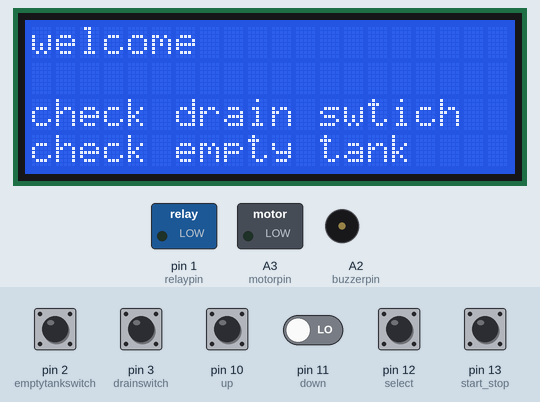
The sketch below on a simulated Arduino Uno, built with avr-gcc and run on an emulated ATmega328P. On the bench: 20×4 character LCD, switched loads named in the sketch (green lamp = pin HIGH), buzzer (waves = sounding, pin HIGH). Inputs (shaded band) come from the test bench; at power-on: pin 2 (emptytankswitch), pin 3 (drainswitch), pin 10 (up), pin 11 (down), pin 12 (select), pin 13 (start_stop) LOW.

Above: at 1.2 s.
1.3 s: pin 3 (drainswitch) pulled HIGH for 0.15 s
At 3.1 s:
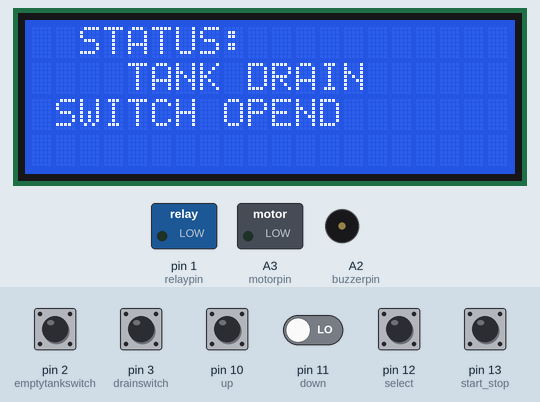
3.8 s: pin 2 (emptytankswitch) pulled HIGH for 0.15 s
At 6.0 s:
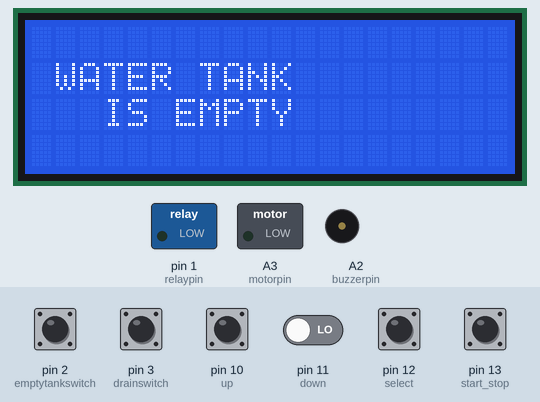
12.9 s: pin 11 (down) driven LOW
14.6 s: pin 11 (down) driven HIGH
At 15.8 s:
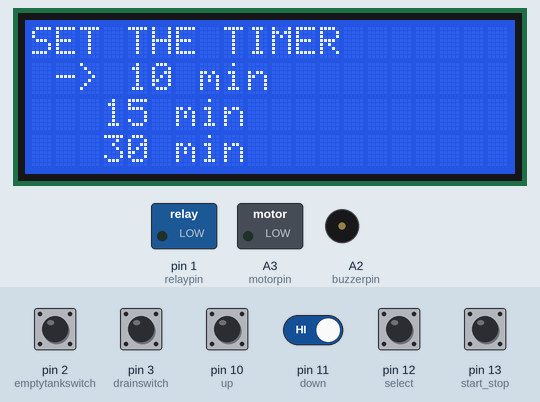
Timing chart, 0 to 17.1 s (numbered marks = the images above; inputs shaded):
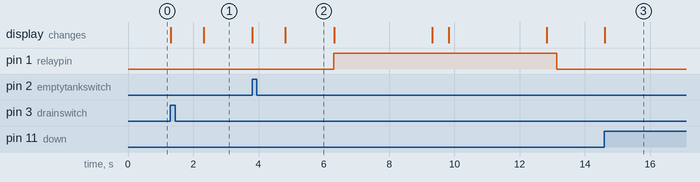

The sketch:

washing_machine_controller.ino
```cpp
#include <LiquidCrystal.h>
const int rs = 9,  en = 8, d4 = 7, d5 = 6, d6 = 5, d7 = 4;
LiquidCrystal lcd(rs, en, d4, d5, d6, d7);
int drainswitch = 3, emptytankswitch = 2, relaypin = 1, motorpin = A3, buzzerpin = A2;
int up = 10, down = 11, select = 12,start_stop=13;
int menu = 0, next = 0, next1 = 0, moto = 0, done = 0 ,start=0;
void excuteaction()
{
  switch (menu) {
    case 1:
      action1();
      break;
    case 2:
      action2();
      break;
    case 3:
      action3();
      break;

  }
  }
void setup() {
  pinMode(up, INPUT);
 pinMode(down, INPUT);
  pinMode(select, INPUT);

  pinMode(drainswitch, INPUT);
   pinMode(start_stop, INPUT);
  pinMode(emptytankswitch, INPUT);
  pinMode(relaypin, OUTPUT);
  pinMode(motorpin, OUTPUT);
  pinMode(buzzerpin, OUTPUT);
  lcd.begin(20, 4);

  lcd.clear();
  lcd.setCursor(0, 0);
    lcd.print("welcome ");
      lcd.setCursor(0, 2);
    lcd.print("check drain swtich ");
    lcd.setCursor(0, 3);
    lcd.print("check empty tank");
}

void loop() {

  int state_emptytank = digitalRead(emptytankswitch);
  int state_drain = digitalRead(drainswitch);
  int state_up = digitalRead(up);
  int state_down = digitalRead(down);
  int state_sel = digitalRead(select);
  int state3=digitalRead(start_stop);

  if (state_drain == HIGH)
  {
    lcd.clear();
    lcd.setCursor(1, 0);
    lcd.print(" STATUS:");
    lcd.setCursor(1, 1);
    lcd.print(" CHECKING DRAIN");
    lcd.setCursor(1, 2);
    lcd.print("SWITCH open or close");
    delay(1000);
    lcd.clear();
    lcd.setCursor(1, 0);
    lcd.print(" STATUS:");
    lcd.setCursor(1, 1);
    lcd.print("   TANK DRAIN ");
    lcd.setCursor(1, 2);
    lcd.print("SWITCH OPEND");
   delay(1000);
    next = next + 1;
    //delay(500);
//wait for tank drain
}
else if (state_emptytank == HIGH && next > 0)
  {
   // lcd.clear();
    lcd.setCursor(1, 0);
    lcd.print(" STATUS:");

    lcd.setCursor(0, 1);
    lcd.print(" CHECKING EMPTY");
    lcd.setCursor(0, 2);
    lcd.print("WATER TANK SWITCH");
    delay(1000);
    lcd.setCursor(1, 0);
    lcd.print(" STATUS:");
    lcd.clear();
    lcd.setCursor(0, 1);
    lcd.print(" WATER TANK");
    lcd.setCursor(1, 2);
    lcd.print("  IS EMPTY");
    delay(1000);
    //checking tank empty or not
    next1 = next1 + 1;
    delay(500);
    next=0;
  }
   else if (next1>0)
  {
    digitalWrite(relaypin,HIGH);
    lcd.clear();
    lcd.setCursor(1, 1);
    lcd.print("   TANK DRAIN ");
    lcd.setCursor(1, 2);
    lcd.print("SWITCH CLOSED");
    delay(3000);
    lcd.clear();
    lcd.setCursor(1, 1);
    lcd.print(" PUT YOUR CLOTHS ");
    delay(500);
    lcd.clear();
    lcd.setCursor(0, 1);
    lcd.print("RELAY IS ON");
    delay(3000);
    lcd.clear();
    // close the drain valve
    lcd.setCursor(1, 2);
    lcd.print("DRAIN CLOSED");
    lcd.setCursor(0, 2);
    lcd.print("SET THE TIMER ");
    moto = moto + 1;
    delay(300);
    next1=0;
   }
  else
  {
    digitalWrite(relaypin,LOW);
    next = next;
    next1 = next1;
    moto = moto;
  }
  // ask user to set the time


  if (moto >0)
  {


    if (digitalRead(down) == HIGH)
    {

      menu++;
      updatemenu();
      delay(1000);
      while(digitalRead(down)==HIGH);
    }
   else if (digitalRead(up) == HIGH)
    {

      menu--;
      updatemenu();
      delay(1000);
      while(digitalRead(up)==HIGH);
    }
  else if (digitalRead(select) == HIGH)
    {
      excuteaction();
      updatemenu();
      delay(1000);
       while(digitalRead(select)==HIGH);
    }
    else
    {
      menu=menu;
    }

}

if(state3==HIGH&& start>0)
{
  runmotor();

}


}

void updatemenu()
{
  switch (menu) {
    case 0:
      menu = 1;
      break;
    case 1:
      lcd.clear();
      lcd.setCursor(0, 0);
    lcd.print("SET THE TIMER ");
      lcd.setCursor(1, 1);
      lcd.print("-> 10 min");
      lcd.setCursor(1, 2);
      lcd.print("  15 min");
      lcd.setCursor(1, 3);
      lcd.print("  30 min");
      break;
    case 2:
      lcd.clear();
      lcd.setCursor(0, 0);
    lcd.print("SET THE TIMER ");
      lcd.setCursor(1, 1);
      lcd.print("  10 min");
      lcd.setCursor(1, 2);
      lcd.print("-> 15 min");
      lcd.setCursor(1, 3);
      lcd.print("  30 min");
      break;
    case 3:
      lcd.clear();
      lcd.setCursor(0, 0);
    lcd.print("SET THE TIMER ");
      lcd.setCursor(1, 1);
      lcd.print("  10 min");
      lcd.setCursor(1, 2);
      lcd.print("  15 min");
      lcd.setCursor(1, 3);
      lcd.print("-> 30 min");
      break;
    case 4:
      menu = 3;
      break;
  }
}
void action1()
{
  lcd.clear();
  lcd.setCursor(4, 1);
  lcd.print ("START");
  lcd.setCursor(0, 2);
  lcd.print("10 MINUTES MODE");

 start=1;
 // runmotor();
}

void action2() {
   lcd.clear();
  lcd.setCursor(4, 1);
  lcd.print ("start");
  lcd.setCursor(0, 2);
  lcd.print("15 MINUTES MODE");

 start=1;
  //runmotor();
}

void action3() {
   lcd.clear();
  lcd.setCursor(4, 1);
  lcd.print ("start");
  lcd.setCursor(0, 2);
  lcd.print("30 MINUTES MODE");

  start=1;


  //runmotor();
}

void runmotor(){
  lcd.clear();
  lcd.setCursor(1,1);
  lcd.print("STATUS:");
  lcd.setCursor(1,3);
  lcd.print("WASHING.....");
  digitalWrite(motorpin,HIGH);
  delay(5000);
  lcd.clear();
  lcd.setCursor(1,1);
  lcd.print("STATUS:");
  lcd.setCursor(1,3);
  lcd.print("WASHING completed");
  digitalWrite(motorpin,LOW);
  delay(500);
  digitalWrite(buzzerpin,HIGH);

  lcd.clear();
  lcd.setCursor(1,1);
  lcd.print("WASHING DRAIN OPEN");
  delay(5000);
  lcd.clear();
  lcd.setCursor(1,1);
  lcd.print("WASHING DRAINCLOSED");
  start=0;
  next = next;
    next1 = next1;
    moto = moto;
    menu =0;
 delay(5000);
  lcd.clear();
  lcd.setCursor(1,1);
  lcd.print("NEXT ...");


}
```

Measured:
- after the input at 1.3 s, the display: first changes at once (image 1 shows a later state)
- after the input at 3.8 s, pin 1 (relaypin): LOW → HIGH after 2.5 s; the display: first changes at once (image 2 shows a later state)
- after the input at 14.6 s, the display: changes at once (image 3)
- what the display in image 2 shows lasts 1.5 s, from 4.8 s to 6.3 s
